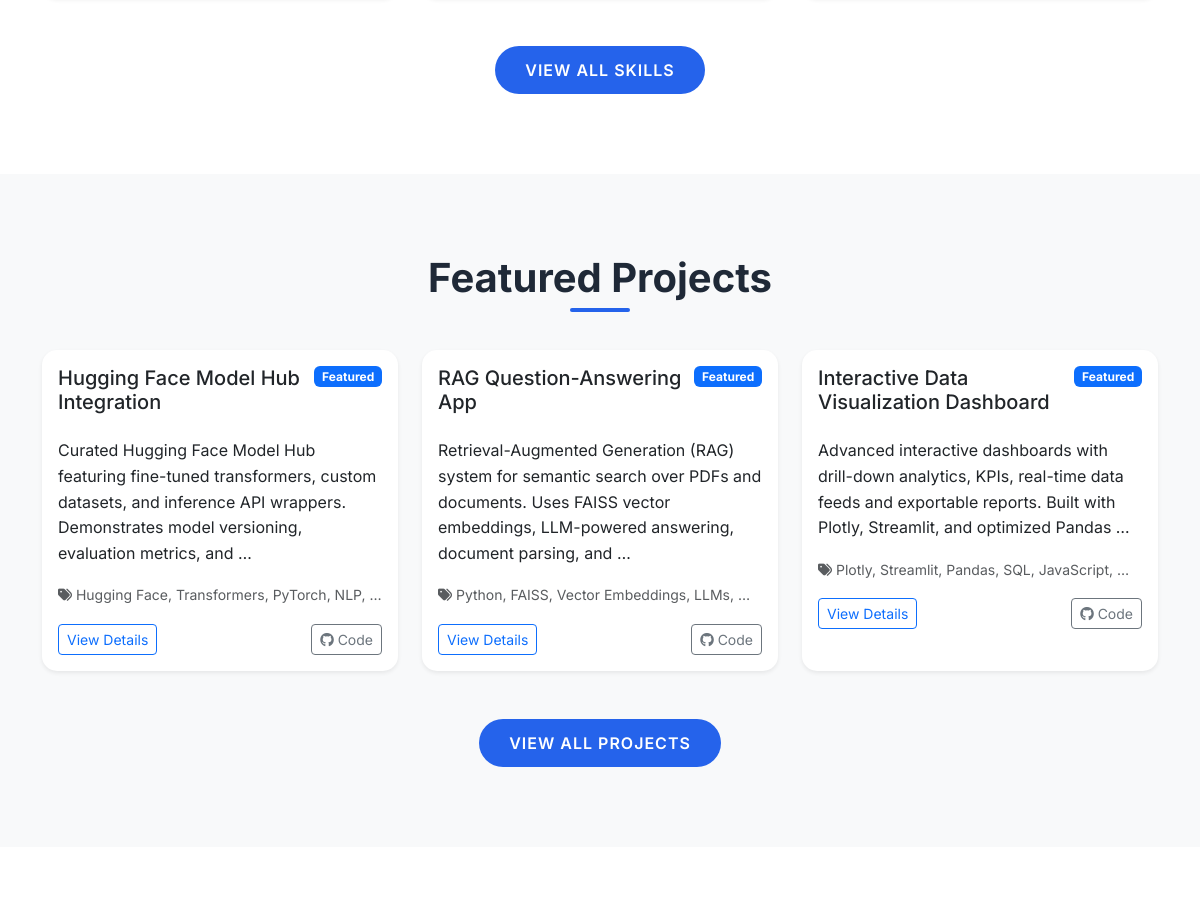
Before: / (middle part) with the older database file.
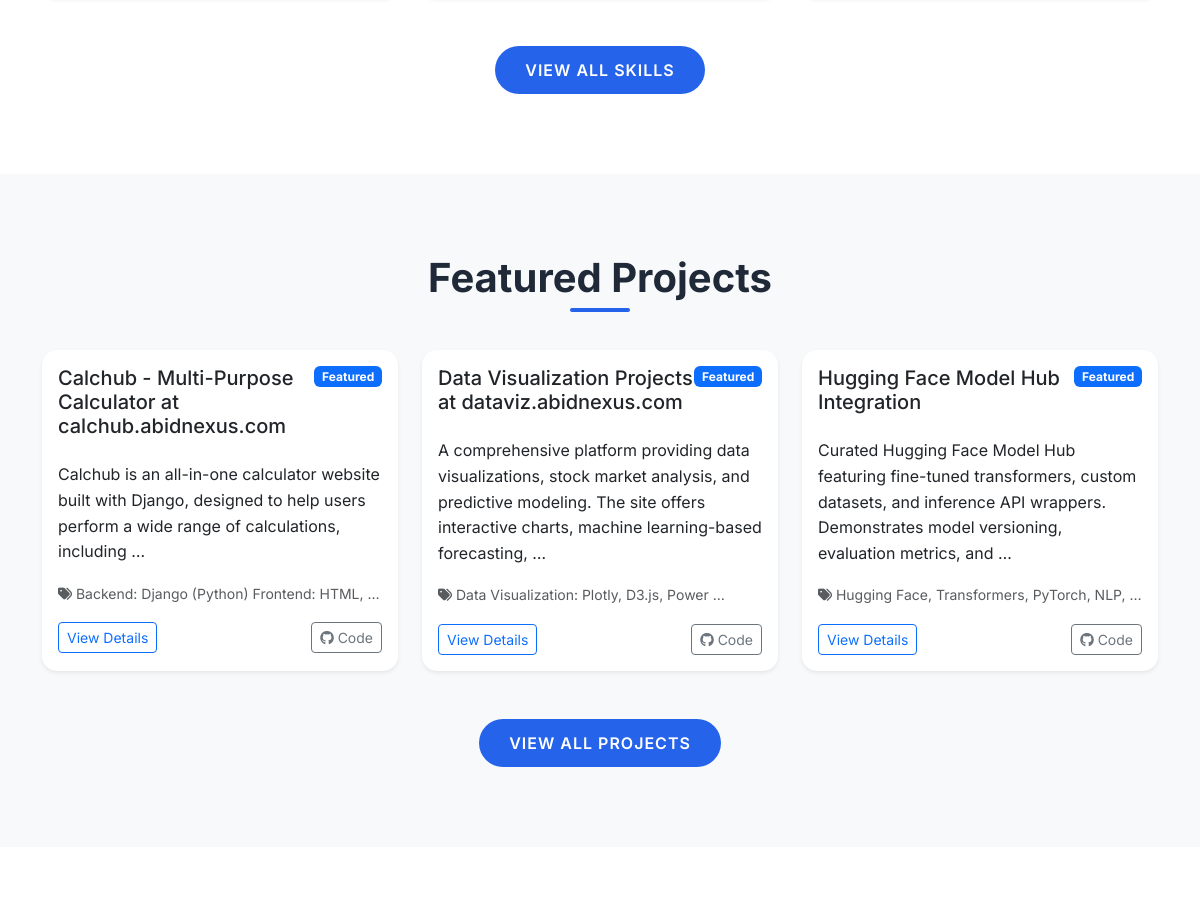
After: the same page with the newer database file.
### portfolio/models.py (models this page shows, shortened)
class Project(models.Model):
    title = models.CharField(max_length=200)
    description = models.TextField()
    technologies = models.CharField(max_length=500)  # Comma-separated
    github_url = models.URLField(blank=True)
    live_url = models.URLField(blank=True)
    image = models.ImageField(upload_to='projects/', blank=True, null=True)
    featured = models.BooleanField(default=False)
    created_at = models.DateTimeField(auto_now_add=True)
    class Meta:
        ordering = ['-featured', '-created_at']

### portfolio/views/main.py (the view)
# urls.py: 2. Add a URL to urlpatterns:  path('', views.home, name='home')
def home(request):
    try:
        profile = Profile.objects.first()
        skill_categories = SkillCategory.objects.prefetch_related('skills').all()
        education = Education.objects.all().order_by('-year')
        featured_projects = Project.objects.filter(featured=True)[:3]
        services = Service.objects.all()
        context = {
            'profile': profile,
            'skill_categories': skill_categories,
            'education': education,
            'featured_projects': featured_projects,
            'services': services,
        }
        return render(request, 'portfolio/home.html', context)
    except Exception as e:
        return render(request, 'portfolio/error.html', {'error': str(e)})

### portfolio/context_processors.py (called while the page is built)
def site_profile(request):
    try:
        profile = Profile.objects.first()
    except:
        profile = None
    site_url = f"{request.scheme}://{request.get_host()}"
    return {
        'site_profile': profile,
        'site_url': site_url,
        'meta_title': getattr(profile, 'name', 'Abid Hussain') + ' - Portfolio',
        'meta_description': getattr(profile, 'objective', 'Python Developer, Data Scientist, and AI Specialist'),
        'meta_image': f"{site_url}{profile.profile_image.url}" if profile and profile.profile_image else f"{site_url}/static/professional_headshot.jpg",
        'meta_keywords': 'Python, Django, Data Science, AI, Machine Learning, Web Development',
        'meta_author': getattr(profile, 'name', 'Abid Hussain'),
    }

### portfolio/templates/portfolio/home.html (shortened to what this page needs)
{% extends 'portfolio/base.html' %}
{% load static %}
{% block content %}
<section class="section-padding">
    <div class="container">
        <div class="row">
        </div>
        <div class="text-center mt-4">
            <a href="{% url 'portfolio:skills' %}" class="btn btn-primary">View All Skills</a>
        </div>
    </div>
</section>
<section class="section-padding bg-light">
    <div class="container">
        <h2 class="section-title text-center" data-aos="fade-up">Featured Projects</h2>
        <div class="row">
            {% for project in featured_projects %}
            <div class="col-lg-4 col-md-6 mb-4" data-aos="fade-up" data-aos-delay="{{ forloop.counter|add:100 }}">
                <div class="card h-100 shadow-sm">
                    <div class="card-body">
                        <div class="d-flex justify-content-between align-items-start mb-3">
                            <h5 class="card-title">{{ project.title }}</h5>
                            {% if project.featured %}
                            <span class="badge bg-primary">Featured</span>
                            {% endif %}
                        </div>
                        <p class="card-text">{{ project.description|truncatewords:20 }}</p>
                        <div class="mb-3">
                            <small class="text-muted">
                                <i class="fas fa-tags"></i> {{ project.technologies|truncatewords:5 }}
                            </small>
                        </div>
                        <div class="d-flex justify-content-between">
                            <a href="{% url 'portfolio:project_detail' project.id %}" class="btn btn-outline-primary btn-sm">View Details</a>
                            {% if project.github_url %}
                            <a href="{{ project.github_url }}" class="btn btn-outline-secondary btn-sm" target="_blank">
                                <i class="fab fa-github"></i> Code
                            </a>
                            {% endif %}
                        </div>
                    </div>
                </div>
            </div>
            {% endfor %}
        </div>
        <div class="text-center mt-4">
            <a href="{% url 'portfolio:projects' %}" class="btn btn-primary">View All Projects</a>
        </div>
    </div>
</section>
<section class="section-padding">
</section>
{% endblock %}

Changed rows visible on the page:
no longer on this page (row unchanged): Project: title "RAG Question-Answering App", featured "Featured", description "Retrieval-Augmented Generation (RAG) system for semantic search over PDFs and documents. Uses FAISS vector embeddings, LLM-powered answering, document parsing, and …", technologies "Python, FAISS, Vector Embeddings, LLMs, …"
no longer on this page (row unchanged): Project: title "Interactive Data Visualization Dashboard", featured "Featured", description "Advanced interactive dashboards with drill-down analytics, KPIs, real-time data feeds and exportable reports. Built with Plotly, Streamlit, and optimized Pandas …", technologies "Plotly, Streamlit, Pandas, SQL, JavaScript, …"
added Project: title "Calchub - Multi-Purpose Calculator at calchub.abidnexus.com", featured "Featured", description "Calchub is an all-in-one calculator website built with Django, designed to help users perform a wide range of calculations, including …", technologies "Backend: Django (Python) Frontend: HTML, …"
added Project: title "Data Visualization Projects at dataviz.abidnexus.com", featured "Featured", description "A comprehensive platform providing data visualizations, stock market analysis, and predictive modeling. The site offers interactive charts, machine learning-based forecasting, …", technologies "Data Visualization: Plotly, D3.js, Power …"
